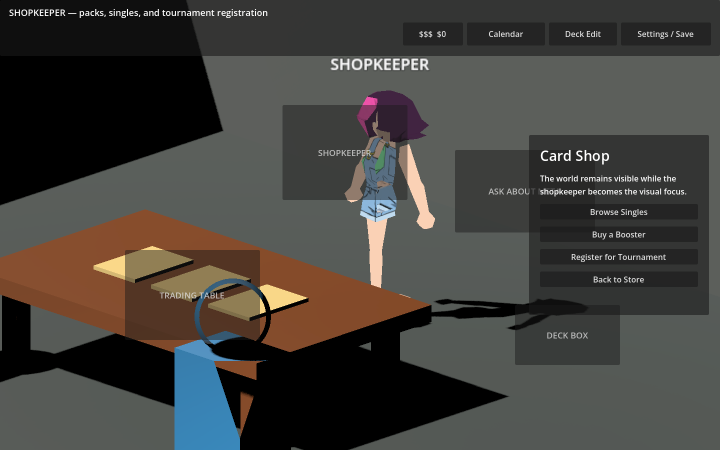
#> input picture .codex-tmp/shopkeeper_front00000031.png, 1440 x 900 px (shown at 1/2 size)
$ python convert_card_gif.py ../.codex-tmp/shopkeeper_front00000031.png out
#> lines starting #> are read from the running program, lines starting #| are printed output that depends on the picture
#!/usr/bin/env python3
"""Convert an animated GIF into optimized, Godot-importable PNG frames."""

from __future__ import annotations

import argparse
from pathlib import Path

from PIL import Image


def parse_args() -> argparse.Namespace:
    parser = argparse.ArgumentParser(description=__doc__)
    parser.add_argument("source", type=Path, help="Source animated GIF")
    parser.add_argument("output", type=Path, help="Directory for generated PNG frames")
    parser.add_argument("--width", type=int, default=512, help="Output width in pixels")
    parser.add_argument("--height", type=int, default=384, help="Output height in pixels")
    return parser.parse_args()


def main() -> None:
    args = parse_args()
    args.output.mkdir(parents=True, exist_ok=True)

    with Image.open(args.source) as gif:
#> gif is the input picture: PIL image 1440x900 RGB; mean R, G, B 67, 64.9, 60.8
        durations: list[int] = []
        for index in range(gif.n_frames):
            gif.seek(index)
            frame = gif.convert("RGBA")
            frame.thumbnail((args.width, args.height), Image.Resampling.LANCZOS)

            canvas = Image.new("RGBA", (args.width, args.height), (0, 0, 0, 0))
            offset = ((args.width - frame.width) // 2, (args.height - frame.height) // 2)
            canvas.alpha_composite(frame, offset)
            canvas.save(args.output / f"frame_{index:02d}.png", optimize=True)
            durations.append(int(gif.info.get("duration", 100)))
#> this loop made 1 pass
#> pass 1, in main, `canvas.save(args.output / f"frame_{index:02d}.png", optimize=True)`:
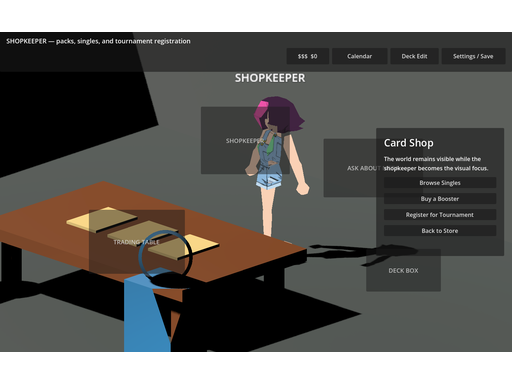
#> saved as frame_00.png: PIL image 512x384 RGBA; mean R, G, B, A 55.9, 54.1, 50.7, 212.5; transparent parts drawn white
#> after the loop:
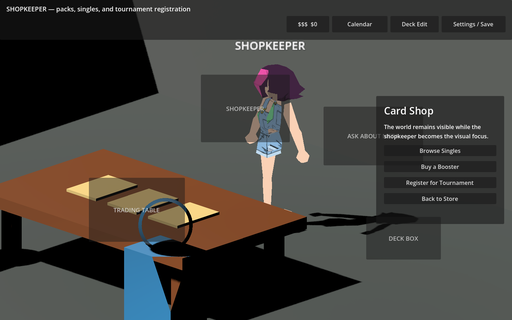
#> frame: PIL image 512x320 RGBA; mean R, G, B, A 67.1, 64.9, 60.9, 255
#> after the loop, durations = [100]

    print(f"Converted {len(durations)} frames to {args.output}")
#| Converted 1 frames to out
    print("Frame durations (ms): " + ", ".join(str(value) for value in durations))
#| Frame durations (ms): 100


if __name__ == "__main__":
    main()
